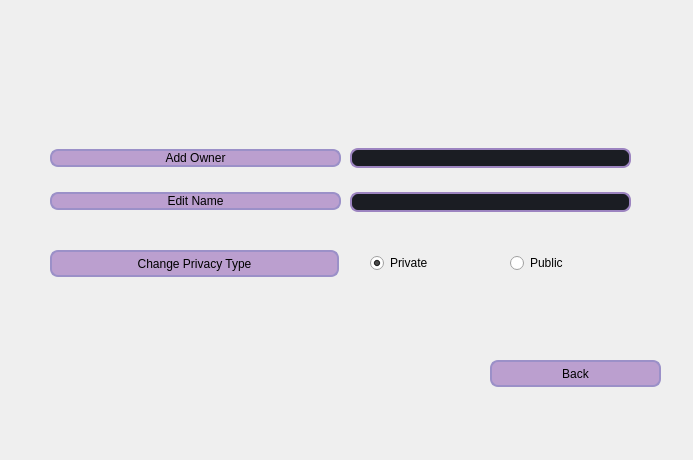
<?xml version="1.0" encoding="UTF-8"?>
<ui version="4.0">
 <class>BoardEdit</class>
 <widget class="QDialog" name="BoardEdit">
  <property name="geometry">
   <rect>
    <x>0</x>
    <y>0</y>
    <width>693</width>
    <height>460</height>
   </rect>
  </property>
  <property name="windowTitle">
   <string>Dialog</string>
  </property>
  <widget class="QWidget" name="verticalLayoutWidget">
   <property name="geometry">
    <rect>
     <x>50</x>
     <y>130</y>
     <width>291</width>
     <height>101</height>
    </rect>
   </property>
   <layout class="QVBoxLayout" name="verticalLayout">
    <item>
     <widget class="QPushButton" name="btn_Owner">
      <property name="styleSheet">
       <string notr="true">QPushButton {
 border: 2px solid  rgb(155, 144, 200);
 border-radius: 8px;
 padding-left: auto;
    padding-right: auto;
 color: rgb(0, 0, 0);
 background-color: rgb(187, 159, 207);
 font: 600 12pt &quot;Montserrat SemiBold&quot;;
}
QPushButton:hover {
 border: 2px solid rgb(156, 132, 192);
 background-color: rgb(156, 132, 192);
}</string>
      </property>
      <property name="text">
       <string>Add Owner</string>
      </property>
     </widget>
    </item>
    <item>
     <widget class="QPushButton" name="btn_Name">
      <property name="styleSheet">
       <string notr="true">QPushButton {
 border: 2px solid  rgb(155, 144, 200);
 border-radius: 8px;
 padding-left: auto;
    padding-right: auto;
 color: rgb(0, 0, 0);
 background-color: rgb(187, 159, 207);
 font: 600 12pt &quot;Montserrat SemiBold&quot;;
}
QPushButton:hover {
 border: 2px solid rgb(156, 132, 192);
 background-color: rgb(156, 132, 192);
}</string>
      </property>
      <property name="text">
       <string>Edit Name</string>
      </property>
     </widget>
    </item>
   </layout>
  </widget>
  <widget class="QWidget" name="verticalLayoutWidget_2">
   <property name="geometry">
    <rect>
     <x>350</x>
     <y>130</y>
     <width>281</width>
     <height>101</height>
    </rect>
   </property>
   <layout class="QVBoxLayout" name="verticalLayout_2">
    <item>
     <widget class="QLineEdit" name="lineEdit_owner">
      <property name="styleSheet">
       <string notr="true">QLineEdit {
	border: 2px solid rgb(156, 132, 192);
	border-radius: 8px;
	padding-left: auto;
    padding-right: auto;
	color: rgb(255, 255, 255);
	background-color: rgb(27, 29, 35);
	font: 600 11pt &quot;Montserrat SemiBold&quot;;
}
QLineEdit:hover {
	border: 2px solid rgb(48, 50, 62);
}
QLineEdit:focus {
	border: 2px solid rgb(48, 50, 62);
	background-color: rgb(43, 45, 56);
}


</string>
      </property>
      <property name="text">
       <string/>
      </property>
      <property name="echoMode">
       <enum>QLineEdit::Password</enum>
      </property>
     </widget>
    </item>
    <item>
     <widget class="QLineEdit" name="lineEdit_name">
      <property name="styleSheet">
       <string notr="true">QLineEdit {
	border: 2px solid rgb(156, 132, 192);
	border-radius: 8px;
	padding-left: auto;
    padding-right: auto;
	color: rgb(255, 255, 255);
	background-color: rgb(27, 29, 35);
	font: 600 11pt &quot;Montserrat SemiBold&quot;;
}
QLineEdit:hover {
	border: 2px solid rgb(48, 50, 62);
}
QLineEdit:focus {
	border: 2px solid rgb(48, 50, 62);
	background-color: rgb(43, 45, 56);
}


</string>
      </property>
      <property name="text">
       <string/>
      </property>
      <property name="echoMode">
       <enum>QLineEdit::Password</enum>
      </property>
     </widget>
    </item>
   </layout>
  </widget>
  <widget class="QPushButton" name="btn_Back">
   <property name="geometry">
    <rect>
     <x>490</x>
     <y>360</y>
     <width>171</width>
     <height>27</height>
    </rect>
   </property>
   <property name="styleSheet">
    <string notr="true">QPushButton {
 border: 2px solid  rgb(155, 144, 200);
 border-radius: 8px;
 padding-left: auto;
    padding-right: auto;
 color: rgb(0, 0, 0);
 background-color: rgb(187, 159, 207);
 font: 600 12pt &quot;Montserrat SemiBold&quot;;
}
QPushButton:hover {
 border: 2px solid rgb(156, 132, 192);
 background-color: rgb(156, 132, 192);
}</string>
   </property>
   <property name="text">
    <string>Back</string>
   </property>
  </widget>
  <widget class="QPushButton" name="btn_Type">
   <property name="geometry">
    <rect>
     <x>50</x>
     <y>250</y>
     <width>289</width>
     <height>27</height>
    </rect>
   </property>
   <property name="styleSheet">
    <string notr="true">QPushButton {
 border: 2px solid  rgb(155, 144, 200);
 border-radius: 8px;
 padding-left: auto;
    padding-right: auto;
 color: rgb(0, 0, 0);
 background-color: rgb(187, 159, 207);
 font: 600 12pt &quot;Montserrat SemiBold&quot;;
}
QPushButton:hover {
 border: 2px solid rgb(156, 132, 192);
 background-color: rgb(156, 132, 192);
}</string>
   </property>
   <property name="text">
    <string>Change Privacy Type</string>
   </property>
  </widget>
  <widget class="QRadioButton" name="radioButton_public">
   <property name="geometry">
    <rect>
     <x>510</x>
     <y>250</y>
     <width>112</width>
     <height>26</height>
    </rect>
   </property>
   <property name="text">
    <string>Public</string>
   </property>
  </widget>
  <widget class="QRadioButton" name="radioButton_private">
   <property name="geometry">
    <rect>
     <x>370</x>
     <y>250</y>
     <width>112</width>
     <height>26</height>
    </rect>
   </property>
   <property name="text">
    <string>Private</string>
   </property>
   <property name="checked">
    <bool>true</bool>
   </property>
  </widget>
 </widget>
 <resources/>
 <connections/>
</ui>
